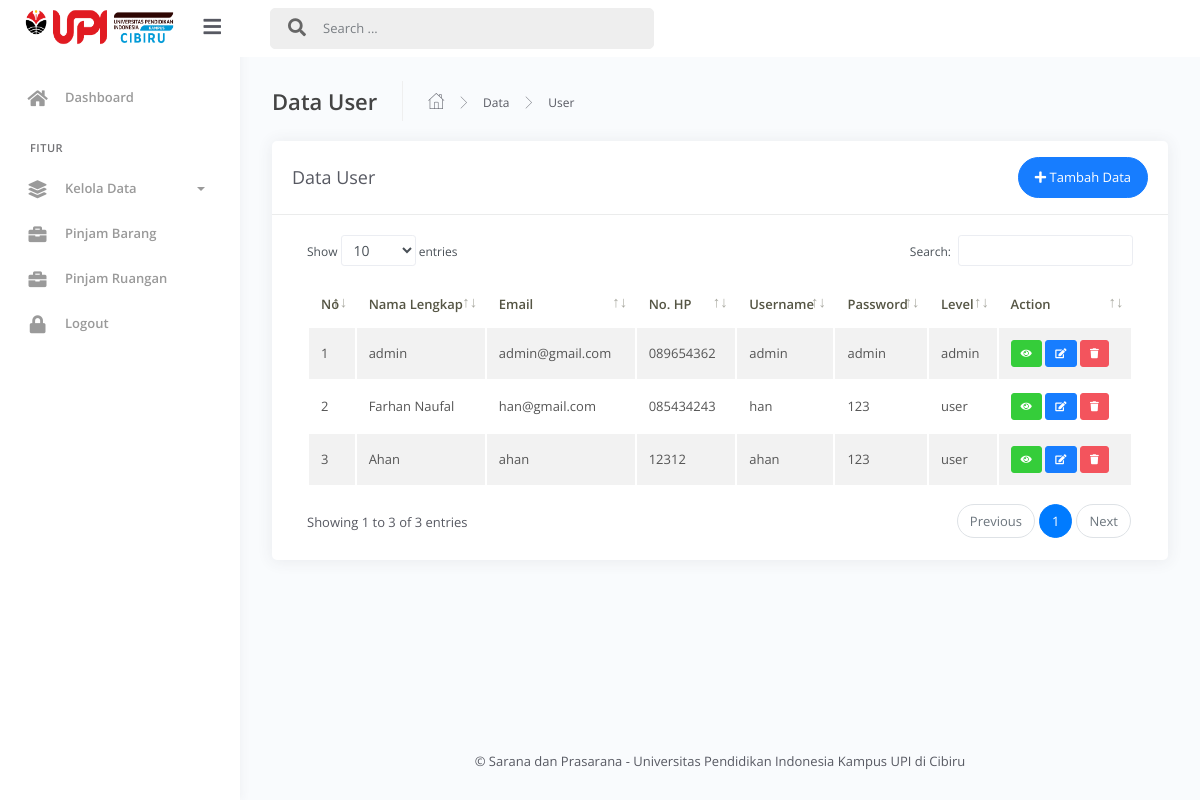
Screenshot of /WebPeminjaman/admin/?view=datauser (signed in) with the database file from the repository.
### tables this page shows
CREATE TABLE `user` (
  `id` int(11) NOT NULL,
  `nama_lengkap` varchar(255) DEFAULT NULL,
  `email` varchar(255) DEFAULT NULL,
  `nohp` varchar(15) DEFAULT NULL,
  `username` varchar(15) DEFAULT NULL,
  `password` varchar(15) DEFAULT NULL,
  `level` varchar(10) DEFAULT NULL
);

### WebPeminjaman/admin/master/user/datauser.php (the view, shortened to what this page needs)
<div class="main-panel">
			<div class="content">
				<div class="page-inner">
					<div class="page-header">
						<h4 class="page-title">Data User</h4>
						<ul class="breadcrumbs">
							<li class="nav-home">
								<a href="#">
									<i class="flaticon-home"></i>
								</a>
							</li>
							<li class="separator">
								<i class="flaticon-right-arrow"></i>
							</li>
							<li class="nav-item">
								<a href="#">Data</a>
							</li>
							<li class="separator">
								<i class="flaticon-right-arrow"></i>
							</li>
							<li class="nav-item">
								<a href="#">User</a>
							</li>
						</ul>
					</div>
					<div class="row">
						<div class="col-md-12">
							<div class="card">
								<div class="card-header">
									<div class="d-flex align-items-center">
										<h4 class="card-title">Data User</h4>
										<button class="btn btn-primary btn-round ml-auto" data-toggle="modal" data-target="#modalAddUser">
											<i class="fa fa-plus"></i>
											Tambah Data
										</button>
									</div>
								</div>
								<div class="card-body">
									<div class="table-responsive">
										<table id="add-row" class="display table table-striped table-hover" >
											<thead>
												<tr>
													<th>No</th>
													<th>Nama Lengkap</th>
                                                    <th>Email</th>
                                                    <th>No. HP</th>
                                                    <th>Username</th>
													<th>Password</th>
                                                    <th>Level</th>
													<th>Action</th>
												</tr>
											</thead>
											<tbody>
												<?php
													$no = 1;
													$query = mysqli_query($conn,'SELECT * from user');
													while ($user = mysqli_fetch_array($query)) {
												?>
												<tr>
													<td><?php echo $no++ ?></td>
													<td><?php echo $user['nama_lengkap'] ?></td>
                                                    <td><?php echo $user['email'] ?></td>
                                                    <td><?php echo $user['nohp'] ?></td>
                                                    <td><?php echo $user['username'] ?></td>
													<td><?php echo $user['password'] ?></td>
                                                    <td><?php echo $user['level'] ?></td>
													<td>
														<a href="#modalDetailUser<?php echo $user['id'] ?>"  data-toggle="modal" title="Detail" class="btn btn-xs btn-success"><i class="fa fa-eye"></i></a>
														<a href="#modalEditUser<?php echo $user['id'] ?>"  data-toggle="modal" title="Edit" class="btn btn-xs btn-primary"><i class="fa fa-edit"></i></a>
														<a href="#modalHapusUser<?php echo $user['id'] ?>"  data-toggle="modal" title="Hapus" class="btn btn-xs btn-danger"><i class="fa fa-trash"></i></a>
													</td>
												</tr>
											<?php } ?>
											</tbody>
										</table>
									</div>
								</div>
							</div>
						</div>
					</div>
				</div>
			</div>
			<p class="text-footer text-center p-3">&copy; Sarana dan Prasarana - Universitas Pendidikan Indonesia Kampus UPI di Cibiru</p>
		</div>
									<?php
										$p = mysqli_query($conn,'SELECT * from user');
										while($d = mysqli_fetch_array($p)) {
									?>
									</div>
									<?php } ?>

### WebPeminjaman/admin/index.php (shortened to what this page needs)
<?php
include '../koneksi.php';
?>
<!DOCTYPE html>
<html lang="en">
<head>
	<link rel="stylesheet" href="../assets/css/bootstrap.min.css">
	<link rel="stylesheet" href="../assets/css/azzara.min.css">
	<link rel="stylesheet" href="../assets/css/demo.css">
	<link rel="stylesheet" href="../assets/css/bg2.css">
</head>
<body>
	<div class="wrapper">
		<div class="main-header" >
			<div class="logo-header">
			<a href="#" class="logo">
				<img src="../assets/img/logoupicibiru.png" alt="navbar brand" class="navbar-brand" width="150" height="50">
				</a>
				<div class="navbar-minimize">
					<button class="btn btn-minimize btn-rounded">
						<i class="fa fa-bars"></i>
					</button>
				</div>
			</div>
			<nav class="navbar navbar-header navbar-expand-lg">
				<div class="container-fluid">
					<div class="collapse" id="search-nav">
						<form class="navbar-left navbar-form nav-search mr-md-3">
							<div class="input-group">
								<div class="input-group-prepend">
									<button type="submit" class="btn btn-search pr-1">
										<i class="fa fa-search search-icon"></i>
									</button>
								</div>
								<input type="text" placeholder="Search ..." class="form-control">
							</div>
						</form>
					</div>
				</div>
			</nav>
		</div>
		<div class="sidebar" style="background-image: url('../assets/img/sidebar.png');" >
			<div class="sidebar-wrapper scrollbar-inner">
				<div class="sidebar-content">
					<ul class="nav">
						<li class="nav-item">
							<a href="?view=dashboard">
								<i class="fas fa-home"></i>
								<p>Dashboard</p>
							</a>
						</li>
						<li class="nav-section">
							<h4 class="text-section">Fitur</h4>
						</li>
						<li class="nav-item">
							<a data-toggle="collapse" href="#base">
								<i class="fas fa-layer-group"></i>
								<p>Kelola Data</p>
								<span class="caret"></span>
							</a>
						</li>
						<li class="nav-item">
							<a href="?view=datapinjambarang">
								<i class="fas fa-briefcase"></i>
								<p>Pinjam Barang</p>
							</a>
						</li>
						<li class="nav-item">
							<a href="?view=datapinjamruangan">
								<i class="fas fa-briefcase"></i>
								<p>Pinjam Ruangan</p>
							</a>
						</li>
						<li class="nav-item">
							<a href="../logout.php">
								<i class="fas fa-lock"></i>
								<p>Logout</p>
							</a>
						</li>
					</ul>
				</div>
			</div>
		</div>
		<?php
                    if(@$_GET['view']=='')
                        include 'dashboard.php';
                    elseif($_GET['view']=='dashboard')
                        include 'dashboard.php';
                    elseif($_GET['view']=='databarang')
                        include 'master/barang/databarang.php';
                    elseif($_GET['view']=='dataruangan')
                        include 'master/ruangan/dataruangan.php';
					elseif($_GET['view']=='datauser')
                        include 'master/user/datauser.php';
					elseif($_GET['view']=='datauser')
                        include 'master/ruangan/dataruangan.php';
                    elseif($_GET['view']=='datapinjambarang')
                        include 'peminjaman/datapinjambarang.php';
                    elseif($_GET['view']=='detailpinjambarang')
                        include '../user/peminjaman/barang/detailpinjambarang.php';
                    elseif($_GET['view']=='datapinjamruangan')
                        include 'peminjaman/datapinjamruangan.php';
                    elseif($_GET['view']=='detailpinjamruangan')
                        include '../user/peminjaman/ruangan/detailpinjamruangan.php';
                 ?>
</body>
</html>

### WebPeminjaman/assets/css/bg2.css (style rules this page uses)
.sidebar { background-image: url('../assets/img/sidebar.png'); }

### rows the page displays
user: nama_lengkap "admin", email "admin@gmail.com", nohp "089654362", username "admin", password "admin", level "admin"
user: nama_lengkap "Farhan Naufal", email "han@gmail.com", nohp "085434243", username "han", password "123", level "user"
user: nama_lengkap "Ahan", email "ahan", nohp "12312", username "ahan", password "123", level "user"
